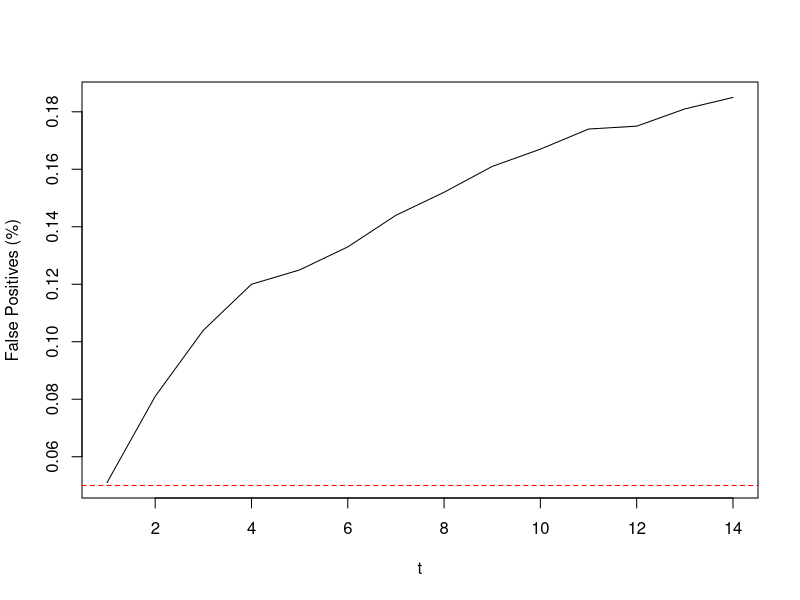

This chart was generated by the following R code:
## ---- chunk 1
generate_p_values <- function(n = 14, 
															size = 1e3, 
															prob = 0.5, 
															conf.level = 0.05
															) 
	{
	successes_a <- cumsum( rbinom(n = n, size = size, prob = prob) )
	successes_b <- cumsum( rbinom(n = n, size = size, prob = prob) )
	
	sapply(1:n, \(k) {
		prop.test(
			x = c(successes_a[k], successes_b[k]), 
			n = k * size * c(1, 1), 
			alternative = "greater",
			conf.level = conf.level
			)$p.value
	})
}
## ---- chunk 2
set.seed(840)
ps <- replicate(1e3, generate_p_values(
	n = 14, size = 1e3, prob = 0.5, conf.level = 0.05
)) |> t()
## ---- chunk 3
m <- apply(ps, 1, \(x) as.logical(cumsum(x < 0.05))) |> t()
## ---- chunk 4
fprs <- colMeans(m)
## ---- chunk 5
plot(fprs, type = "l", xlab = "t", ylab = "False Positives (%)")
abline(h = 0.05, col = "red", lty = "dashed")
